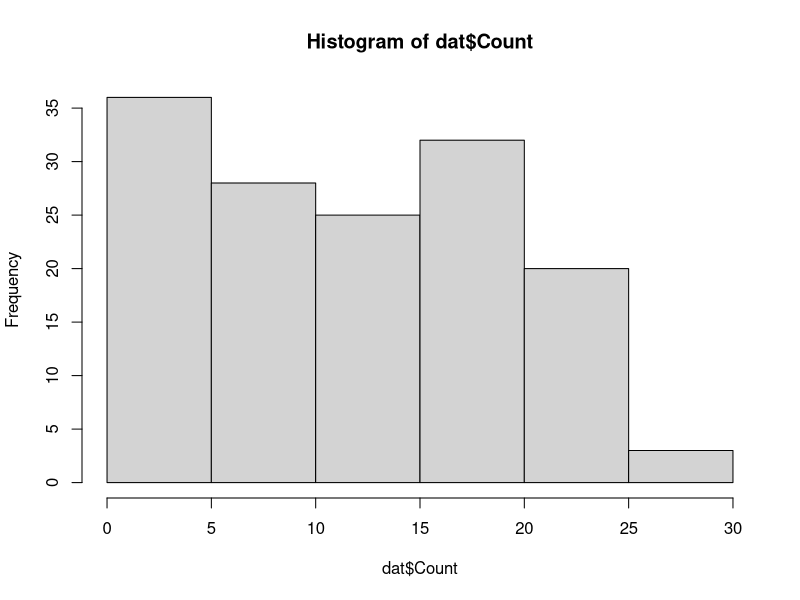
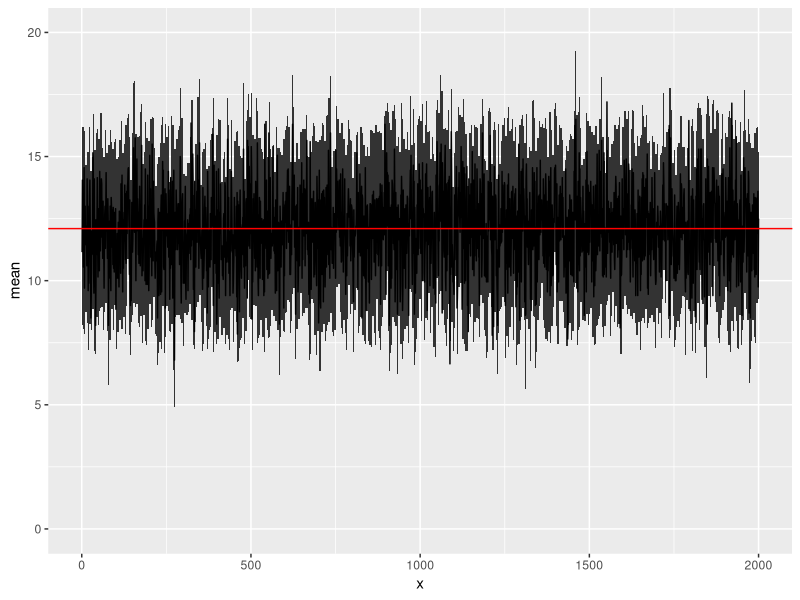
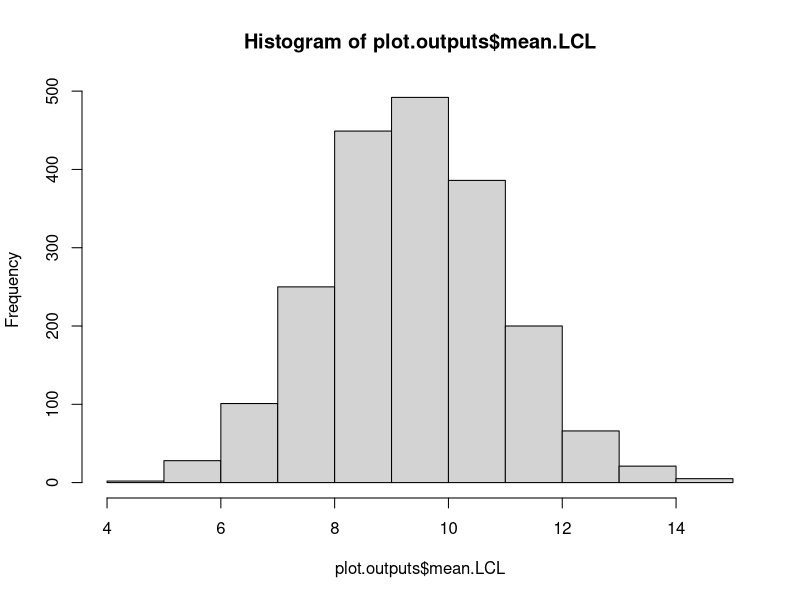
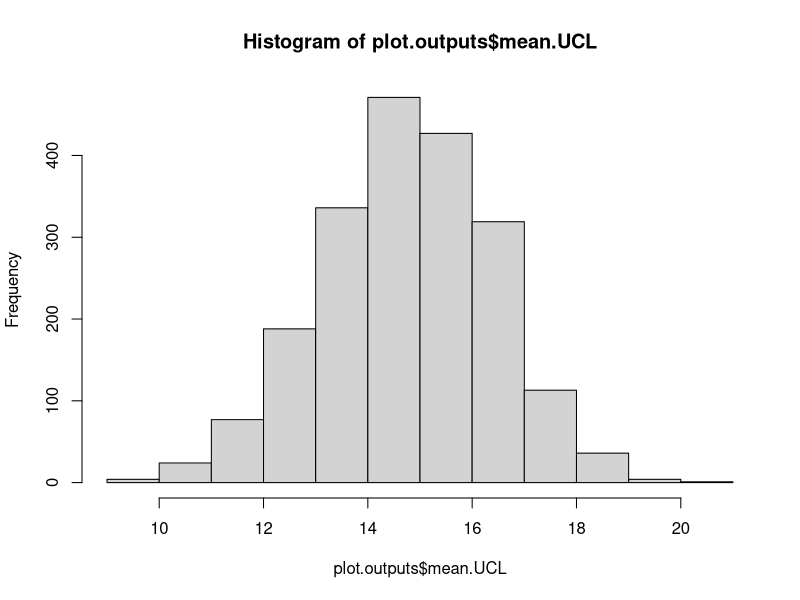

Source code (R) for these figures, in order:

# load data
dat = read.csv("Counts_Kangaroo.csv",colClasses = "integer")

# We are interested in constructing confidence intervals
# for the sample mean and for the estimate of total population siz
# of Kangaroos


head(dat)
dim(dat)

N = nrow(dat)  

hist(dat$Count)

# True population size
Total = sum(dat$Count)

# Population mean
mu =  mean(dat$Count)

# Randomly sample 

n = 20
n.sim = 2000


# Create a function that gets the CI's and whether it includes truth
myCI.func=function(Count,n){
  mu.indicator = 0
  total.indicator = 0
  
  # Type I error
  alpha = 0.1
  
  confidence.coef = 1-alpha
  
  # quantiles
  t.upper = confidence.coef+alpha/2
  t.lower = 0+alpha/2
  
  
  y = sample(Count,size=n)
  y.mean= mean(y)
  
  y.LCL = y.mean + qt(t.lower,df=length(y)-1) * sqrt(((N-n)/N)*(var(y)/n))
  y.UCL = y.mean + qt(t.upper,df=length(y)-1) * sqrt(((N-n)/N)*(var(y)/n))
  
  if (y.LCL<mu & mu < y.UCL) {mu.indicator = 1}
  
  tau = N*y.mean

  tau.LCL = tau + qt(t.lower,df=length(y)-1) * sqrt(N*(N-n)*var(y)/n)
  tau.UCL = tau + qt(t.upper,df=length(y)-1) * sqrt(N*(N-n)*var(y)/n)
  
  
  if (tau.LCL<Total & Total < tau.UCL) {total.indicator = 1}
  
  list(y.mean=y.mean,
       y.LCL=y.LCL,
       y.UCL=y.UCL,
       mu.indicator=mu.indicator,
       tau=tau,
       tau.LCL=tau.LCL,
       tau.UCL=tau.UCL,
       total.indicator=total.indicator
  )
       
}  
  
  
# Use replicate to use the function
save.outputs=replicate(n.sim,myCI.func(Count=dat$Count,n=n))
  
rownames(save.outputs)

mean(unlist(save.outputs[8,]))

library(ggplot2)
plot.outputs=NULL
plot.outputs$x= 1:n.sim
plot.outputs$mean= unlist(save.outputs[1,])
plot.outputs$mean.LCL= unlist(save.outputs[2,])
plot.outputs$mean.UCL= unlist(save.outputs[3,])

plot.outputs=data.frame(plot.outputs)

ggplot(data = plot.outputs, aes(x = x, y = mean)) +
  geom_ribbon(aes(ymin = mean.LCL, ymax = mean.UCL)) +
  geom_line()+ geom_hline(yintercept = mu,color="red")+
  ylim(0,20)


# Sampling distribution of the Confidence Intervals
hist(plot.outputs$mean.LCL)
hist(plot.outputs$mean.UCL)
